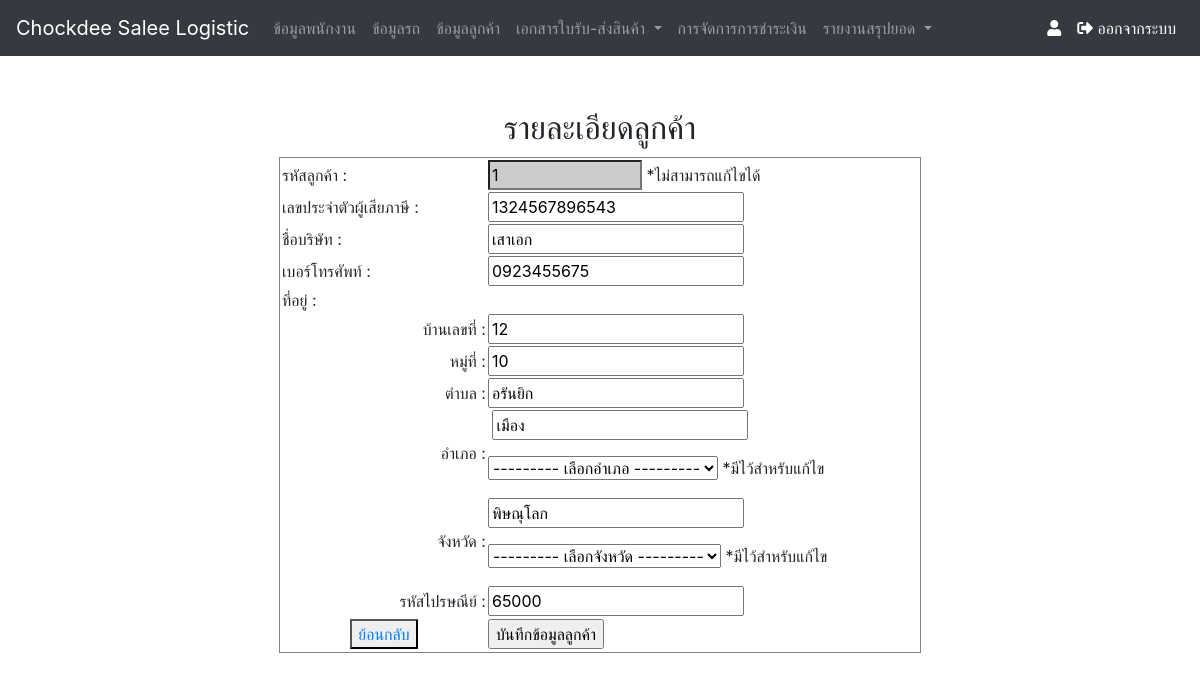
/customer_detail.php?id=1, run on the app's committed database.
### tables this page shows
CREATE TABLE `tb_customer` (
  `cus_id` int(5) NOT NULL COMMENT 'รหัสลูกค้า',
  `customer_id` varchar(10) NOT NULL,
  `cus_compan` varchar(40) NOT NULL COMMENT 'ชื่อบริษัท',
  `cus_house` varchar(8) NOT NULL COMMENT 'บ้านเลขที่',
  `cus_vill` int(5) NOT NULL COMMENT 'หมู่ที่',
  `cus_sub` varchar(20) NOT NULL COMMENT 'ตำบล',
  `cus_area` varchar(20) NOT NULL COMMENT 'อำเภอ',
  `cus_pro` varchar(20) NOT NULL COMMENT 'จังหวัด',
  `cus_pos` varchar(5) NOT NULL COMMENT 'รหัสไปรษณีย์',
  `cus_tle` varchar(10) NOT NULL COMMENT 'เบอร์โทรศัพท์',
  `cus_tin` varchar(13) NOT NULL COMMENT 'เลขประจำตัวผู้เสียภาษี'
);

### customer_detail.php (the view, shortened to what this page needs)
<?php require_once('Connections/myconnect.php');
 require_once('nevbar.php');
 Nevbar();?>
<?php
if (!function_exists("GetSQLValueString")) {
function GetSQLValueString($theValue, $theType, $theDefinedValue = "", $theNotDefinedValue = "")
{
  $theValue = function_exists("mysql_real_escape_string") ? mysql_real_escape_string($theValue) : mysql_escape_string($theValue);
  switch ($theType) {
    case "long":
    case "int":
      $theValue = ($theValue != "") ? intval($theValue) : "NULL";
      break;
  }
  return $theValue;
}
}
$editFormAction = $_SERVER['PHP_SELF'];
if (isset($_SERVER['QUERY_STRING'])) {
  $editFormAction .= "?" . htmlentities($_SERVER['QUERY_STRING']);
}
$colname_customer = "-1";
if (isset($_GET['id'])) {
  $colname_customer = $_GET['id'];
}
$query_customer = sprintf("SELECT * FROM tb_customer WHERE cus_id = %s", GetSQLValueString($colname_customer, "int"));
$customer = mysql_query($query_customer, $myconnect) or die(mysql_error());
$row_customer = mysql_fetch_assoc($customer);
?>
<!DOCTYPE html PUBLIC "-//W3C//DTD XHTML 1.0 Transitional//EN" "http://www.w3.org/TR/xhtml1/DTD/xhtml1-transitional.dtd">
<html xmlns="http://www.w3.org/1999/xhtml">
<head>
</head>
<body>
<table width="100%" height="477" align="center">
  <tr>
    <td colspan="3">&nbsp;</td>
  </tr>
  <tr>
    <td colspan="3">&nbsp;</td>
  </tr>
  <tr>
    <td height="22" colspan="3"><div align="center">
      <h2>รายละเอียดลูกค้า</h2>
    </div></td>
  </tr>
  <tr>
    <td height="27" colspan="3"><form id="form1" name="form1" method="POST" action="<?php echo $editFormAction; ?>">
      <div align="center">
        <table width="642" border="1">
          <tr>
            <td ><table width="623">
              <tr>
                <td width="202"  class="ตัวหนังสือสีขาว"><div align="left">รหัสลูกค้า :</div></td>
                <td ><input name="cus_id" type="text" class="ตัวหนังสือสีดำ" id="cus_id" style="background-color:#CCC" value="<?php echo $row_customer['cus_id']; ?>" size="10" readonly="readonly" />
                  <span class="ไม่สามารถแก้ไข">                  *ไม่สามารถแก้ไขได้</span></td>
              </tr>
              <tr>
                <td  class="ตัวหนังสือสีขาว"><div align="left">เลขประจำตัวผู้เสียภาษี :</div></td>
                <td ><input name="cus_tin" type="text" class="ตัวหนังสือสีดำ" id="cus_tin" value="<?php echo $row_customer['cus_tin']; ?>" maxlength="13" /></td>
              </tr>
              <tr>
                <td  class="ตัวหนังสือสีขาว"><div align="left">ชื่อบริษัท :</div></td>
                <td ><input name="cus_compan" type="text" class="ตัวหนังสือสีดำ" id="cus_compan" value="<?php echo $row_customer['cus_compan']; ?>" /></td>
              </tr>
              <tr>
                <td  class="ตัวหนังสือสีขาว"><div align="left">เบอร์โทรศัพท์ :</div></td>
                <td ><input name="cus_tle" type="text" class="ตัวหนังสือสีดำ" id="cus_tle" value="<?php echo $row_customer['cus_tle']; ?>" maxlength="10" /></td>
              </tr>
              <tr>
                <td  class="ตัวหนังสือสีขาว"><div align="left">ที่อยู่ :</div></td>
                <td >&nbsp;</td>
                </tr>
              <tr>
                <td  class="ตัวหนังสือสีขาว"><div align="right">บ้านเลขที่ :</div></td>
                <td width="409" ><input name="cus_hose" type="text" class="ตัวหนังสือสีดำ" id="cus_hose" value="<?php echo $row_customer['cus_house']; ?>" /></td>
                </tr>
              <tr>
                <td  class="ตัวหนังสือสีขาว"><div align="right">หมู่ที่ :</div></td>
                <td ><input name="cus_vill" type="text" class="ตัวหนังสือสีดำ" id="cus_vill" value="<?php echo $row_customer['cus_vill']; ?>" /></td>
                </tr>
              <tr>
                <td  class="ตัวหนังสือสีขาว"><div align="right">ตำบล :</div></td>
                <td ><input name="cus_sub" type="text" class="ตัวหนังสือสีดำ" id="cus_sub" value="<?php echo $row_customer['cus_sub']; ?>" /></td>
                </tr>
              <tr>
                <td  class="ตัวหนังสือสีขาว"><div align="right">อำเภอ : </div></td>
                <td ><p>
                  <input name="cus_area" type="text" class="ตัวหนังสือสีดำ" id="cus_area" value="<?php echo $row_customer['cus_area']; ?>" readonly="readonly" />
                  </p>
                  <p>
                    <select name="cus_area" class="ตัวหนังสือสีดำ" id="cus_area">
                      <option value="<?php echo $row_customer['cus_area']; ?>" selected="selected">--------- เลือกอำเภอ ---------</option>
                    </select>
                    <span class="มีไว้แก้ไข">*มีไว้สำหรับแก้ไข</span></p></td>
                </tr>
              <tr>
                <td  class="ตัวหนังสือสีขาว"><div align="right">จังหวัด :</div></td>
                <td ><p>
                  <input name="cus_pro" type="text" class="ตัวหนังสือสีดำ" id="cus_pro" value="<?php echo $row_customer['cus_pro']; ?>" readonly="readonly" />
                  </p>
                  <p>
                    <select name="cus_pro" class="ตัวหนังสือสีดำ" id="cus_pro">
                      <option value="<?php echo $row_customer['cus_pro']; ?>" selected="selected">--------- เลือกจังหวัด ---------</option>
                      </select>
                    <span class="มีไว้แก้ไข">*มีไว้สำหรับแก้ไข</span></p></td>
                </tr>
              <tr>
                <td  class="ตัวหนังสือสีขาว"><div align="right">รหัสไปรษณีย์ :</div></td>
                <td ><input name="cus_pos" type="text" class="ตัวหนังสือสีดำ" id="cus_pos" value="<?php echo $row_customer['cus_pos']; ?>" /></td>
                </tr>
              <tr>
                <td ><table width="100%">
                  <tr>
                    <td><div align="center">
                    <button><a href="customer_show.php" class="ฟอน">ย้อนกลับ</a></button></div></td>
                  </tr>
                </table></td>
                <td ><div align="left">
                  <input name="cus_bt" type="submit" class="ตัวหนังสือสีดำ" id="cus_bt" value="บันทึกข้อมูลลูกค้า" />
                </div></td>
                </tr>
            </table></td>
          </tr>
        </table>
      </div>
    </form></td>
  </tr>
  <tr>
    <td colspan="3"><p>&nbsp;</p>
    <p>&nbsp;</p></td>
  </tr>
</table>
</body>
</html>

### data on the page
tb_customer: cus_id "1", cus_tin "1324567896543", cus_compan "เสาเอก", cus_tle "0923455675", cus_hose "12", cus_vill "10", cus_sub "อรันยิก", cus_area "เมือง", cus_pro "พิษณุโลก", cus_pos "65000"
